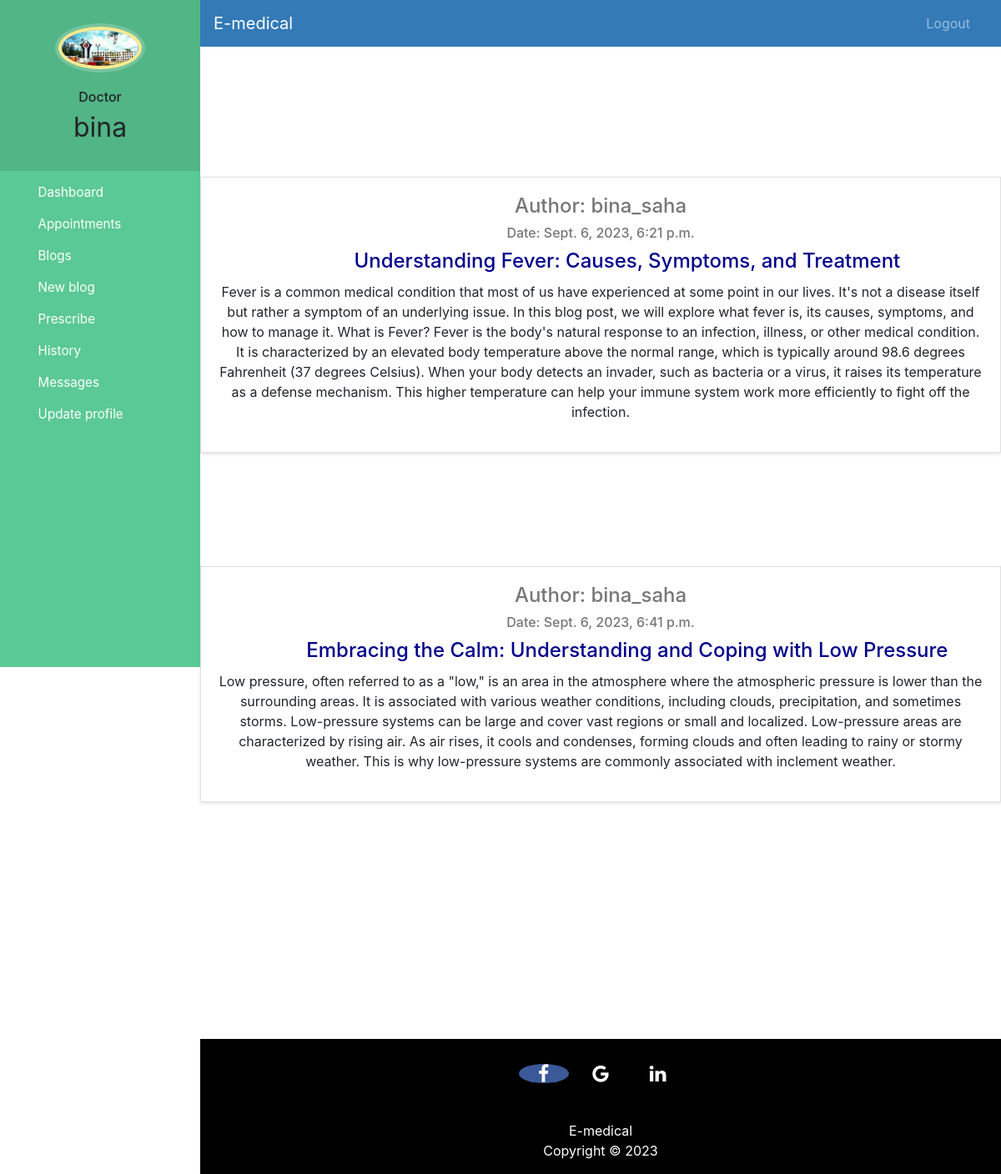
/doctor-blog (signed in), run on the app's committed database.
### hospital/models.py (models this page shows, shortened)
class Doctor(models.Model):
    user=models.OneToOneField(User,on_delete=models.CASCADE)
    profile_pic= models.ImageField(upload_to='profile_pic/DoctorProfilePic/',null=True,blank=True)
    address = models.CharField(max_length=40)
    email = models.EmailField(default='')
    department= models.CharField(max_length=50,choices=departments,default='Cardiologist')
    status=models.BooleanField(default=False)

class Post(models.Model):
    doctor = models.ForeignKey(Doctor, on_delete=models.CASCADE,null=True)
    title = models.CharField(max_length=100)
    content = models.TextField()
    date_posted = models.DateTimeField(default=timezone.now)
    author = models.ForeignKey(User, on_delete=models.CASCADE)

### hospital/views.py (the view)
# urls.py: path('doctor-blog', views.doctor_blog_view,name='doctor-blog'),
@login_required(login_url='doctorlogin')
@user_passes_test(is_doctor)
def doctor_blog_view(request):
    doctor = models.Doctor.objects.get(user_id=request.user.id)
    context = {
        'posts': Post.objects.all(),
        'doctor': doctor,
    }
    return render(request, 'hospital/doctor_blog.html', context)

### hospital/views.py (called while the page is built)
def is_doctor(user):
    return user.groups.filter(name='DOCTOR').exists()

### templates/hospital/doctor_blog.html (shortened to what this page needs)
{% extends 'hospital/doctor_base.html' %}
{% load static %}
{% block content %}
<br><br><br>
<div> <br> <br> <br> </div>
{% for post in posts %}
    <div class="blog-post">
        <article class="media content-section">
            <div class="media-body">
                <div class="article-metadata text-center">
                    <h4>Author: {{ post.author }}</h4>
                    <h6>Date: {{ post.date_posted}}</h6>
                </div>
                <div style="text-align: center;">
                    <a href="{% url 'post-detail' post.id %}"><h2>Title: <span style="color: darkblue;">{{ post.title }}</span></h2></a>
                </div>
                <p class="article-content" text-align= "justify">{{ post.content }}</p>
            </div>
        </article>
    </div>
    <br><br><br><br>
{% endfor %}
{% endblock content %}

### templates/hospital/doctor_base.html (shortened to what this page needs)
<!DOCTYPE html>
{% load static %}
<html lang="en">
<head>
  <link rel="stylesheet" href="https://stackpath.bootstrapcdn.com/bootstrap/4.3.1/css/bootstrap.min.css">
  <link rel="stylesheet" href="https://maxcdn.bootstrapcdn.com/font-awesome/4.7.0/css/font-awesome.min.css">
</head>
<body>
  <nav class="menu" tabindex="0">
    <header class="avatar">
      <img src="{% static doctor.profile_pic.url %}" alt="Profile Pic" />
      <br><br>
      <h6>Doctor</h6>
      <h2>{{request.user.first_name}}</h2>
    </header>
    <ul>
      <li tabindex="0" class="icon-dashboard"> <a style="color:white; text-decoration:none;" href="/doctor-dashboard"><span>Dashboard</span></a> </li>
      <li tabindex="0" class="icon-calendar"> <a style="color:white; text-decoration:none;" href="/doctor-appointment"><span>Appointments</span></a></li>
      <li tabindex="0" class="icon-users"> <a style="color:white; text-decoration:none;" href="/doctor-blog"><span>Blogs</span></a></li>
      <li tabindex="0" class="icon-users"> <a style="color:white; text-decoration:none;" href="/new-blog"><span>New blog</span></a></li>
      <li tabindex="0" class="icon-users"> <a style="color:white; text-decoration:none;" href="/prescribe"><span>Prescribe</span></a></li>
      <li tabindex="0" class="icon-users"> <a style="color:white; text-decoration:none;" href="/prescription_history"><span>History</span></a></li>
      <li tabindex="0" class="icon-users"> <a style="color:white; text-decoration:none;" href="/message_list"><span>Messages</span></a></li>
      <li tabindex="0" class="icon-users"> <a style="color:white; text-decoration:none;" href="/edit-profile-doctor"><span>Update profile</span></a></li>
    </ul>
  </nav>
  <main>
    <div class="bs-example">
      <nav class="navbar navbar-expand-md  navbar-dark fixed-top" style="background:#337AB7;">
        <a href="/doctor-dashboard" class="navbar-brand">E-medical</a>
        <div class="collapse navbar-collapse justify-content-between" id="navbarCollapse">
          <div class="navbar-nav" style=" margin-left: 90%;">
            <a href="/logout" class="nav-item nav-link">Logout</a>
          </div>
        </div>
      </nav>
    </div>
    <br><br>
    {% block content %}
    {% endblock content %}
    <br><br><br><br><br><br><br>
    <footer>
      <p>
        <a href="https://www.facebook.com/NSTUCampus" class="fa fa-facebook"></a>
        <a href="https://nstu.edu.bd/" class="fa fa-google"></a>
        <a href="https://www.linkedin.com/school/noakhali-science-and-technology-university/" class="fa fa-linkedin"></a>
      </p>
      <br>
      <div class="container">
        <div class="row">
          <div class="col-md-12 col-sm-12">
            <div style="color:#ffffff;" class="wow fadeInUp footer-copyright">
              <p>E-medical <br>
                Copyright &copy; 2023 </p>
            </div>
          </div>
        </div>
      </div>
    </footer>
  </main>
</body>
</html>

### templates/hospital/doctor_base.html (style rules this page uses)
a:link { text-decoration: none; }
a { color: white; }
footer { padding: 0px 0px 0px 0px; background-color: black; margin: 0px; }
.fa { font-size: 23px; width: 60px; text-align: center; text-decoration: none; margin: 5px 2px; border-radius: 50%; }
.fa-facebook { background: #3B5998; color: white; margin-top: 30px; }
p { text-align: center; }
body { padding-left: 240px; }
main { position: relative; height: 100vh; }
.menu { background: #5bc995; height: 100vh; width: 240px; position: fixed; top: 0px; left: 0; z-index: 5; outline: none; }
.menu .avatar { background: rgba(0, 0, 0, 0.1); padding: 2em 0.5em; text-align: center; }
.menu .avatar img { width: 100px; border-radius: 50%; overflow: hidden; border: 4px solid #ffea92; box-shadow: 0 0 0 4px rgba(255, 255, 255, 0.2); }
.menu .avatar h2 { font-weight: normal; margin-bottom: 0; }
.menu ul { list-style: none; padding: 0.5em 0; margin: 0; }
.menu ul li { padding: 0.5em 1em 0.5em 3em; font-size: 0.95em; font-weight: regular; background-repeat: no-repeat; background-position: left 15px center; background-size: auto 20px; transition: all 0.15s linear; cursor: pointer; }
.menu ul li.icon-dashboard { background-image: url("http://www.entypo.com/images//gauge.svg"); }
.menu ul li.icon-users { background-image: url("http://www.entypo.com/images//users.svg"); }
.menu ul li.icon-calendar { background-image: url("http://www.entypo.com/images//calendar.svg"); }

### templates/hospital/doctor_blog.html (style rules this page uses)
.blog-post { border: 1px solid #e0e0e0; padding: 20px; margin: 20px 0; background-color: #fff; box-shadow: 0 2px 4px rgba(0, 0, 0, 0.1); padding-left: 20px; padding-right:20px; }
.blog-post h2 { margin-top: 10px; font-size: 24px; }
.blog-post h4, .blog-post h6 { color: #777; }
.blog-post p { margin-top: 10px; }
.navbar { margin-left: 240px; }

### data on the page
Doctor: profile_pic (picture)
Post: author "bina_saha", date_posted "Sept. 6, 2023, 6:21 p.m.", title "Understanding Fever: Causes, Symptoms, and Treatment", content "Fever is a common medical condition that most of us have experienced at some point in our lives. It's not a disease itself but rather a symptom of an underlying issue. In this blog post, we will explore what fever is, its causes, symptoms, and how to manage it. What is Fever? Fever is the body's natural response to an infection, illness, or other medical condition. It is characterized by an elevated body temperature above the normal range, which is typically around 98.6 degrees Fahrenheit (37 degrees Celsius). When your body detects an invader, such as bacteria or a virus, it raises its temperature as a defense mechanism. This higher temperature can help your immune system work more…"
Post: author "bina_saha", date_posted "Sept. 6, 2023, 6:41 p.m.", title "Embracing the Calm: Understanding and Coping with Low Pressure", content "Low pressure, often referred to as a \"low,\" is an area in the atmosphere where the atmospheric pressure is lower than the surrounding areas. It is associated with various weather conditions, including clouds, precipitation, and sometimes storms. Low-pressure systems can be large and cover vast regions or small and localized. Low-pressure areas are characterized by rising air. As air rises, it cools and condenses, forming clouds and often leading to rainy or stormy weather. This is why low-pressure systems are commonly associated with inclement weather."

### other printed values
{{ request.user.first_name }} "bina"
